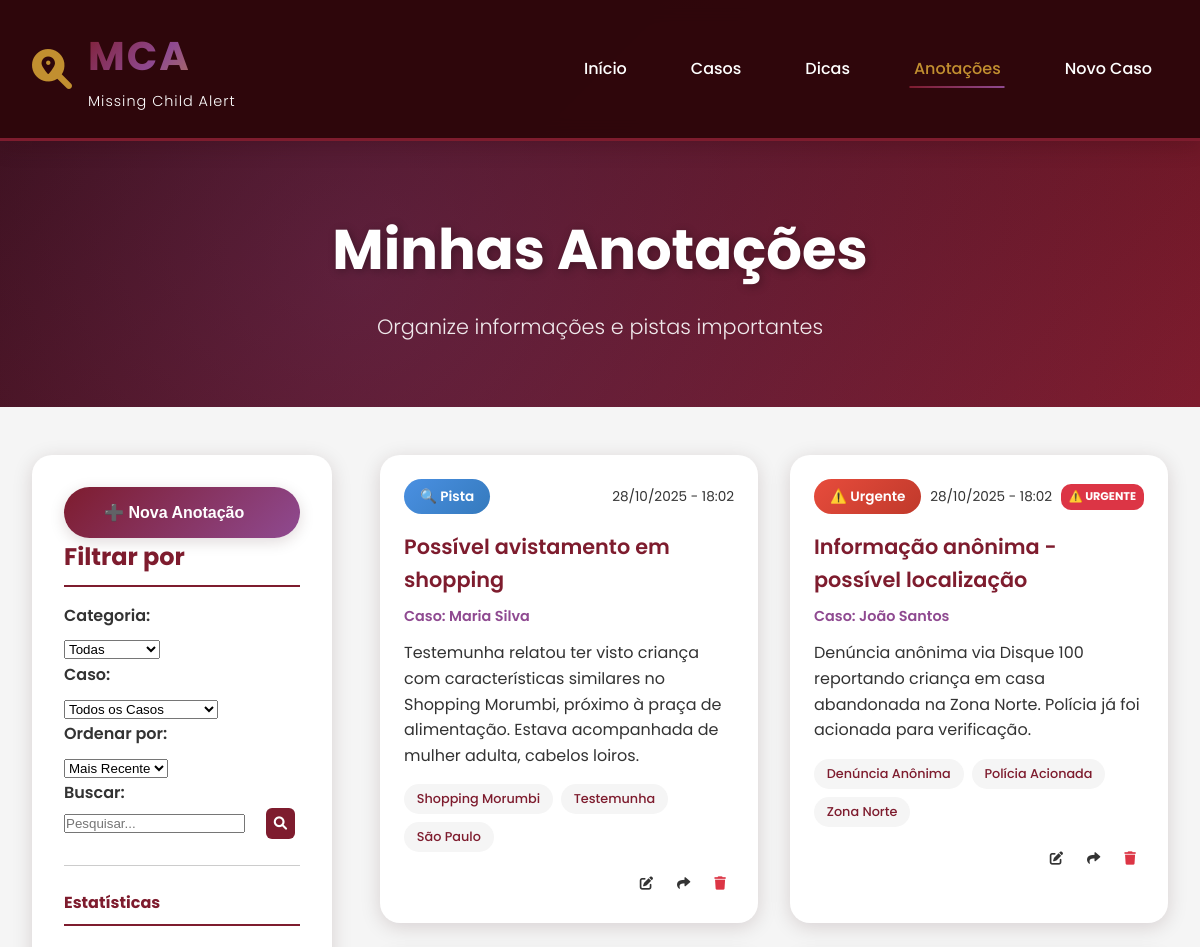
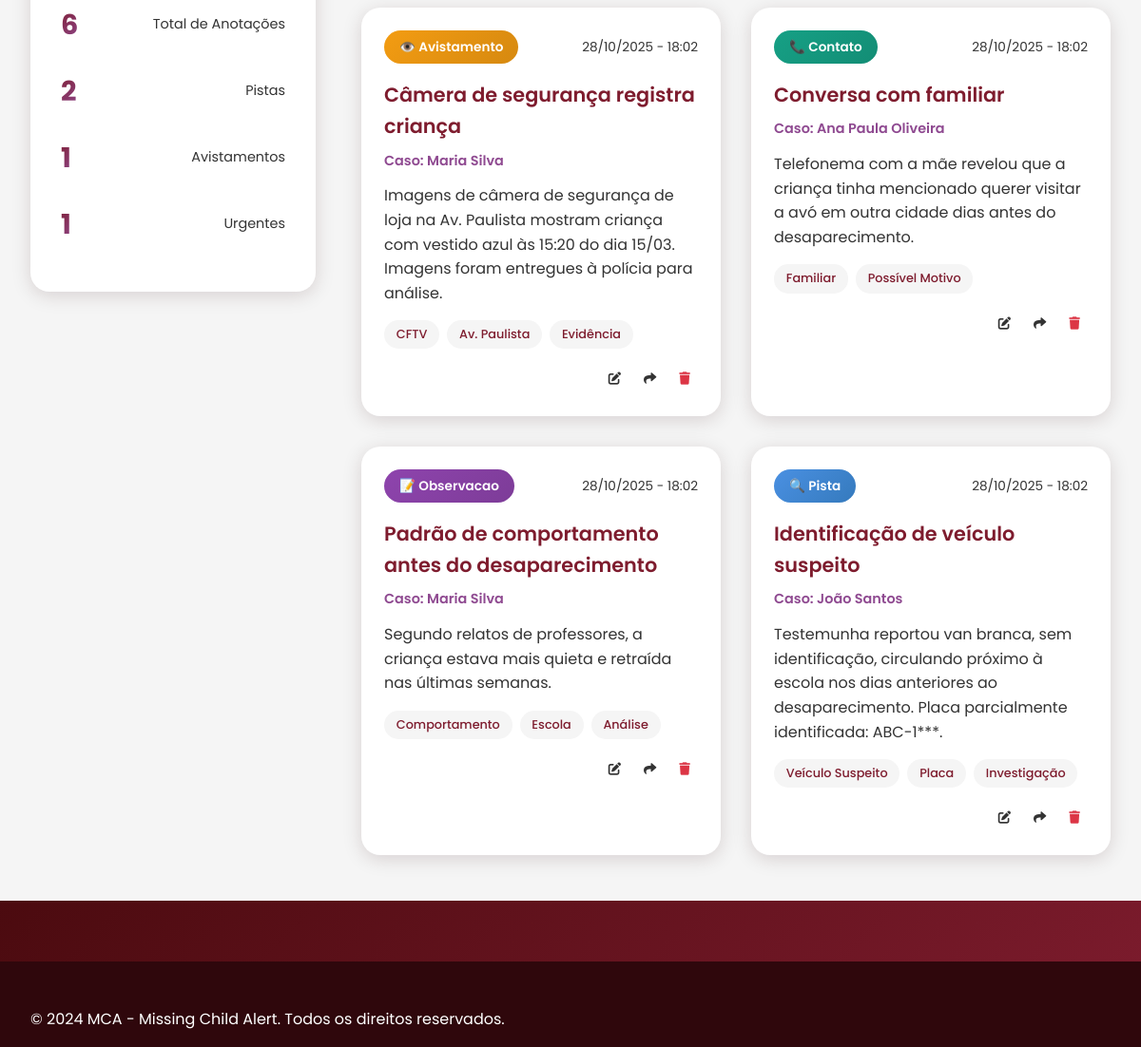
/anotacoes.php, run on the app's committed database (2 pictures, top to bottom).
### tables this page shows
CREATE TABLE IF NOT EXISTS anotacoes (
    id INT AUTO_INCREMENT PRIMARY KEY,
    caso_id INT,
    titulo VARCHAR(100) NOT NULL,
    conteudo TEXT,
    categoria ENUM('pista', 'avistamento', 'contato', 'observacao', 'urgente') NOT NULL,
    tags TEXT,
    anexos TEXT,
    urgente BOOLEAN DEFAULT FALSE,
    data_criacao TIMESTAMP DEFAULT CURRENT_TIMESTAMP,
    data_atualizacao TIMESTAMP DEFAULT CURRENT_TIMESTAMP ON UPDATE CURRENT_TIMESTAMP,
    FOREIGN KEY (caso_id) REFERENCES casos(id) ON DELETE CASCADE
);

CREATE TABLE IF NOT EXISTS casos (
    id INT AUTO_INCREMENT PRIMARY KEY,
    nome_crianca VARCHAR(100) NOT NULL,
    idade INT,
    data_desaparecimento DATE,
    local_desaparecimento VARCHAR(200),
    descricao TEXT,
    foto VARCHAR(255),
    contato_responsavel VARCHAR(100),
    telefone VARCHAR(20),
    email VARCHAR(100),
    informacoes_adicionais TEXT,
    status ENUM('ativo', 'resolvido', 'investigando') DEFAULT 'ativo',
    data_criacao TIMESTAMP DEFAULT CURRENT_TIMESTAMP,
    data_atualizacao TIMESTAMP DEFAULT CURRENT_TIMESTAMP ON UPDATE CURRENT_TIMESTAMP
);

### anotacoes.php (the view, shortened to what this page needs)
<?php
try {
    $pdo = getDB();
    $categoria = $_GET['categoria'] ?? 'todas';
    $caso_id = $_GET['caso_id'] ?? 'todos';
    $busca = $_GET['busca'] ?? '';
    $ordenacao = $_GET['ordenacao'] ?? 'recente';
    $sql = "SELECT a.*, c.nome_crianca
            FROM anotacoes a
            LEFT JOIN casos c ON a.caso_id = c.id
            WHERE 1=1";
    $params = [];
    switch($ordenacao) {
        default:
            $sql .= " ORDER BY a.data_criacao DESC";
    }
    $stmt = $pdo->prepare($sql);
    $stmt->execute($params);
    $anotacoes = $stmt->fetchAll();
    $stats = [
        'total' => $pdo->query("SELECT COUNT(*) FROM anotacoes")->fetchColumn(),
        'pistas' => $pdo->query("SELECT COUNT(*) FROM anotacoes WHERE categoria = 'pista'")->fetchColumn(),
        'avistamentos' => $pdo->query("SELECT COUNT(*) FROM anotacoes WHERE categoria = 'avistamento'")->fetchColumn(),
        'urgentes' => $pdo->query("SELECT COUNT(*) FROM anotacoes WHERE urgente = 1")->fetchColumn()
    ];
} catch(Exception $e) {
    $casos = [];
    $anotacoes = [];
    $stats = ['total' => 0, 'pistas' => 0, 'avistamentos' => 0, 'urgentes' => 0];
    error_log("Erro ao buscar anotações: " . $e->getMessage());
}
$categoria_icones = [
    'pista' => '🔍',
    'avistamento' => '👁️',
    'contato' => '📞',
    'observacao' => '📝',
    'urgente' => '⚠️'
];
?>
<!DOCTYPE html>
<html lang="pt-BR">
<head>
    <link rel="stylesheet" href="css/styles.css">
    <link rel="stylesheet" href="https://cdnjs.cloudflare.com/ajax/libs/font-awesome/6.0.0/css/all.min.css">
</head>
<body>
    <header>
        <div class="container">
            <div class="logo">
                <i class="fas fa-search-location logo-icon"></i>
                <div>
                    <h1>MCA</h1>
                    <span>Missing Child Alert</span>
                </div>
            </div>
            <nav>
                <ul>
                    <li><a href="index.php">Início</a></li>
                    <li><a href="casos.php">Casos</a></li>
                    <li><a href="dicas.php">Dicas</a></li>
                    <li><a href="anotacoes.php" class="active">Anotações</a></li>
                    <li><a href="novo.php">Novo Caso</a></li>
                </ul>
            </nav>
        </div>
    </header>
    <section class="page-header">
        <div class="container">
            <h1>Minhas Anotações</h1>
            <p>Organize informações e pistas importantes</p>
        </div>
    </section>
    <section class="anotacoes-section">
        <div class="container">
            <div class="anotacoes-layout">
                <div class="anotacoes-sidebar">
                    <button class="btn btn-primary full-width" onclick="abrirNovaAnotacao()">
                        ➕ Nova Anotação
                    </button>
                    <div class="filter-section">
                        <h3>Filtrar por</h3>
                        <form method="GET" action="anotacoes.php" id="filtros-form">
                            <div class="filter-group">
                                <label>Categoria:</label>
                                <select name="categoria" onchange="document.getElementById('filtros-form').submit()">
                                    <option value="todas" <?php echo $categoria === 'todas' ? 'selected' : ''; ?>>Todas</option>
                                </select>
                            </div>
                            <div class="filter-group">
                                <label>Caso:</label>
                                <select name="caso_id" onchange="document.getElementById('filtros-form').submit()">
                                    <option value="todos" <?php echo $caso_id === 'todos' ? 'selected' : ''; ?>>Todos os Casos</option>
                                </select>
                            </div>
                            <div class="filter-group">
                                <label>Ordenar por:</label>
                                <select name="ordenacao" onchange="document.getElementById('filtros-form').submit()">
                                    <option value="recente" <?php echo $ordenacao === 'recente' ? 'selected' : ''; ?>>Mais Recente</option>
                                </select>
                            </div>
                            <div class="filter-group">
                                <label>Buscar:</label>
                                <div class="search-input">
                                    <input type="text" name="busca" value="<?php echo htmlspecialchars($busca); ?>" placeholder="Pesquisar...">
                                    <button type="submit"><i class="fas fa-search"></i></button>
                                </div>
                            </div>
                        </form>
                    </div>
                    <div class="stats-mini">
                        <h4>Estatísticas</h4>
                        <div class="stat-mini">
                            <span class="stat-num"><?php echo $stats['total']; ?></span>
                            <span class="stat-text">Total de Anotações</span>
                        </div>
                        <div class="stat-mini">
                            <span class="stat-num"><?php echo $stats['pistas']; ?></span>
                            <span class="stat-text">Pistas</span>
                        </div>
                        <div class="stat-mini">
                            <span class="stat-num"><?php echo $stats['avistamentos']; ?></span>
                            <span class="stat-text">Avistamentos</span>
                        </div>
                        <div class="stat-mini">
                            <span class="stat-num"><?php echo $stats['urgentes']; ?></span>
                            <span class="stat-text">Urgentes</span>
                        </div>
                    </div>
                </div>
                <div class="anotacoes-grid" id="anotacoes-container">
                    <?php if (empty($anotacoes)): ?>
                        <div class="no-results">
                            <i class="fas fa-sticky-note"></i>
                            <h3>Nenhuma anotação encontrada</h3>
                            <p>Tente ajustar os filtros ou <a href="#" onclick="abrirNovaAnotacao()">criar uma nova anotação</a>.</p>
                        </div>
                    <?php else: ?>
                        <?php foreach($anotacoes as $anotacao): ?>
                        <div class="anotacao-card" data-categoria="<?php echo $anotacao['categoria']; ?>" data-caso="<?php echo $anotacao['caso_id']; ?>">
                            <div class="anotacao-header">
                                <div class="anotacao-categoria categoria-<?php echo $anotacao['categoria']; ?>">
                                    <?php echo $categoria_icones[$anotacao['categoria']] ?? '📝'; ?>
                                    <?php echo ucfirst($anotacao['categoria']); ?>
                                </div>
                                <div class="anotacao-data">
                                    <?php echo date('d/m/Y - H:i', strtotime($anotacao['data_criacao'])); ?>
                                </div>
                                <?php if($anotacao['urgente']): ?>
                                    <div class="anotacao-urgente">⚠️ URGENTE</div>
                                <?php endif; ?>
                            </div>
                            <h3 class="anotacao-titulo"><?php echo htmlspecialchars($anotacao['titulo']); ?></h3>
                            <p class="anotacao-caso">Caso: <?php echo htmlspecialchars($anotacao['nome_crianca'] ?? 'Não especificado'); ?></p>
                            <p class="anotacao-conteudo">
                                <?php echo nl2br(htmlspecialchars(substr($anotacao['conteudo'], 0, 200))); ?>
                            </p>
                            <?php if($anotacao['tags']): ?>
                                <div class="anotacao-tags">
                                    <?php
                                    $tags = explode(',', $anotacao['tags']);
                                    foreach($tags as $tag):
                                        $tag = trim($tag);
                                        if(!empty($tag)):
                                    ?>
                                        <span class="tag"><?php echo htmlspecialchars($tag); ?></span>
                                    <?php
                                        endif;
                                    endforeach;
                                    ?>
                                </div>
                            <?php endif; ?>
                            <div class="anotacao-actions">
                                <button class="btn-icon" onclick="editarAnotacao(<?php echo $anotacao['id']; ?>)" title="Editar">
                                    <i class="fas fa-edit"></i>
                                </button>
                                <button class="btn-icon" onclick="compartilharAnotacao(<?php echo $anotacao['id']; ?>)" title="Compartilhar">
                                    <i class="fas fa-share"></i>
                                </button>
                                <button class="btn-icon btn-danger" onclick="excluirAnotacao(<?php echo $anotacao['id']; ?>)" title="Excluir">
                                    <i class="fas fa-trash"></i>
                                </button>
                            </div>
                        </div>
                        <?php endforeach; ?>
                    <?php endif; ?>
                </div>
            </div>
        </div>
    </section>
    <footer class="footer">
        <div class="container">
            <p>&copy; 2024 MCA - Missing Child Alert. Todos os direitos reservados.</p>
        </div>
    </footer>
</body>
</html>

### data on the page
anotacoes: urgente "1", categoria "⚠️", categoria "Urgente", data_criacao "28/10/2025 - 18:02", shows "⚠️ URGENTE", titulo "Informação anônima - possível localização", caso.nome_crianca "João Santos", conteudo "Denúncia anônima via Disque 100 reportando criança em casa abandonada na Zona Norte. Polícia já foi acionada para verificação.", tags "Denúncia Anônima", tags "Polícia Acionada", tags "Zona Norte"
anotacoes: categoria "🔍", categoria "Pista", data_criacao "28/10/2025 - 18:02", titulo "Possível avistamento em shopping", caso.nome_crianca "Maria Silva", conteudo "Testemunha relatou ter visto criança com características similares no Shopping Morumbi, próximo à praça de alimentação. Estava acompanhada de mulher adulta, cabelos loiros.", tags "Shopping Morumbi", tags "Testemunha", tags "São Paulo"
anotacoes: categoria "👁️", categoria "Avistamento", data_criacao "28/10/2025 - 18:02", titulo "Câmera de segurança registra criança", caso.nome_crianca "Maria Silva", conteudo "Imagens de câmera de segurança de loja na Av. Paulista mostram criança com vestido azul às 15:20 do dia 15/03. Imagens foram entregues à polícia para análise.", tags "CFTV", tags "Av. Paulista", tags "Evidência"
anotacoes: categoria "📞", categoria "Contato", data_criacao "28/10/2025 - 18:02", titulo "Conversa com familiar", caso.nome_crianca "Ana Paula Oliveira", conteudo "Telefonema com a mãe revelou que a criança tinha mencionado querer visitar a avó em outra cidade dias antes do desaparecimento.", tags "Familiar", tags "Possível Motivo"
anotacoes: categoria "📝", categoria "Observacao", data_criacao "28/10/2025 - 18:02", titulo "Padrão de comportamento antes do desaparecimento", caso.nome_crianca "Maria Silva", conteudo "Segundo relatos de professores, a criança estava mais quieta e retraída nas últimas semanas.", tags "Comportamento", tags "Escola", tags "Análise"
anotacoes: categoria "🔍", categoria "Pista", data_criacao "28/10/2025 - 18:02", titulo "Identificação de veículo suspeito", caso.nome_crianca "João Santos", conteudo "Testemunha reportou van branca, sem identificação, circulando próximo à escola nos dias anteriores ao desaparecimento. Placa parcialmente identificada: ABC-1***.", tags "Veículo Suspeito", tags "Placa", tags "Investigação"

### other printed values
$stats['total'] "6"
$stats['pistas'] "2"
